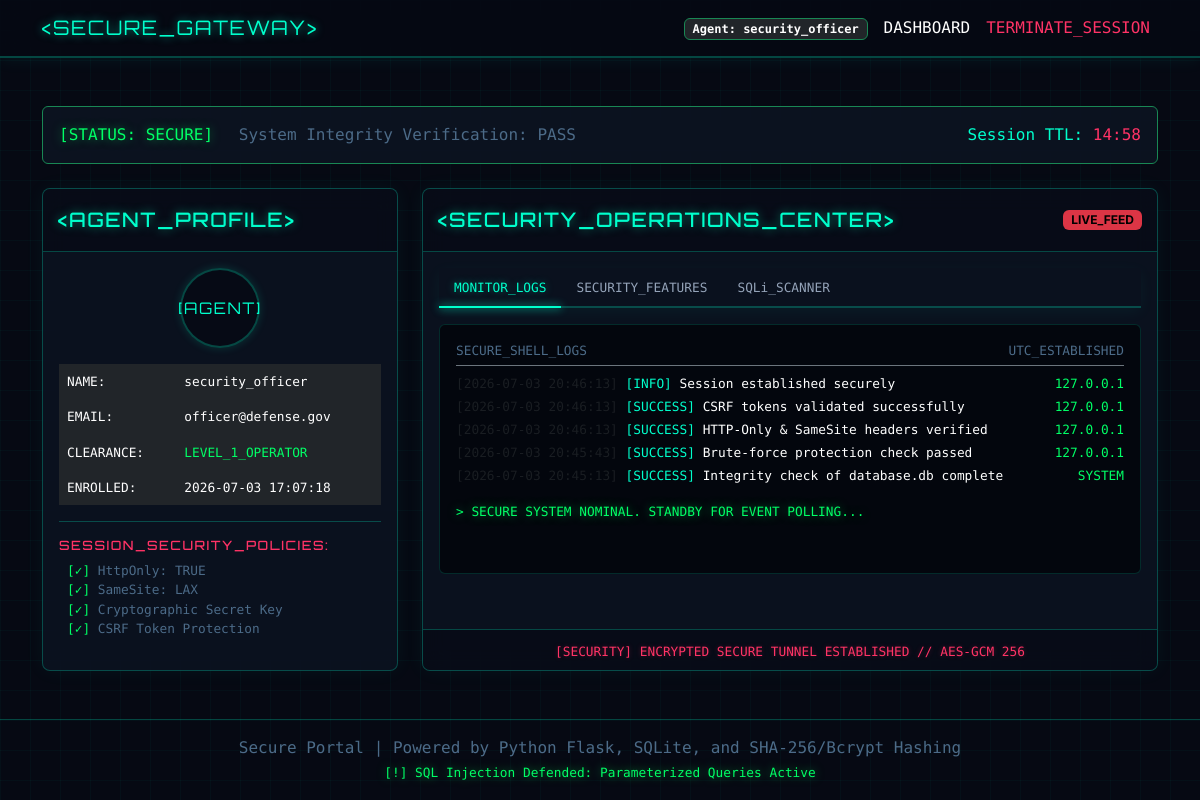
The app's page /dashboard (signed in) with its own data.
### tables this page shows
CREATE TABLE users (
            id INTEGER PRIMARY KEY AUTOINCREMENT,
            username TEXT UNIQUE NOT NULL,
            email TEXT UNIQUE NOT NULL,
            password_hash TEXT NOT NULL,
            created_at TIMESTAMP DEFAULT CURRENT_TIMESTAMP
        );

### Password-Strength-Analyzer/intern project 1/controllers/dashboard_controller.py (the view)
@dashboard_bp.route('/dashboard')
@login_required
def index():
    user_id = session.get('user_id')
    user = UserModel.get_user_by_id(user_id)
    current_time = time.strftime('%Y-%m-%d %H:%M:%S')
    mock_logs = [
        {"timestamp": current_time, "event": "Session established securely", "status": "INFO", "ip": "127.0.0.1"},
        {"timestamp": current_time, "event": "CSRF tokens validated successfully", "status": "SUCCESS", "ip": "127.0.0.1"},
        {"timestamp": current_time, "event": "HTTP-Only & SameSite headers verified", "status": "SUCCESS", "ip": "127.0.0.1"},
        {"timestamp": time.strftime('%Y-%m-%d %H:%M:%S', time.localtime(time.time() - 30)), "event": "Brute-force protection check passed", "status": "SUCCESS", "ip": "127.0.0.1"},
        {"timestamp": time.strftime('%Y-%m-%d %H:%M:%S', time.localtime(time.time() - 60)), "event": "Integrity check of database.db complete", "status": "SUCCESS", "ip": "SYSTEM"}
    ]
    security_stats = {
        "encryption_algorithm": "Bcrypt (Blowfish-based)",
        "session_timeout": "15 min (900 seconds)",
        "sql_injection_status": "PATCHED (Parameterized Queries)",
        "system_status": "NOMINAL (100% SECURE)"
    }
    return render_template(
        'dashboard.html',
        user=user,
        logs=mock_logs,
        stats=security_stats
    )

### Password-Strength-Analyzer/intern project 1/controllers/auth_controller.py (called while the page is built)
def login_required(f):
    @wraps(f)
    def decorated_function(*args, **kwargs):
        if 'user_id' not in session:
            flash("ACCESS DENIED: Authentication required. Please log in.", "danger")
            return redirect(url_for('auth.login'))
        return f(*args, **kwargs)
    return decorated_function

### Password-Strength-Analyzer/intern project 1/models/user_model.py (called while the page is built)
    @staticmethod
    def _get_connection():
        conn = sqlite3.connect(Config.DB_PATH)
        conn.row_factory = sqlite3.Row
        return conn

    @classmethod
    def get_user_by_id(cls, user_id):
        conn = cls._get_connection()
        cursor = conn.cursor()
        query = "SELECT id, username, email, password_hash, created_at FROM users WHERE id = ?"
        cursor.execute(query, (user_id,))
        row = cursor.fetchone()
        conn.close()
        return dict(row) if row else None

### Password-Strength-Analyzer/intern project 1/templates/dashboard.html (shortened to what this page needs)
{% extends "base.html" %}
{% block content %}
<div class="row mb-4 font-mono">
    <div class="col-12">
        <div class="security-banner border border-success p-3 rounded d-flex justify-content-between align-items-center">
            <div>
                <span class="text-glow-green text-bold">[STATUS: SECURE]</span>
                <span class="text-muted-cyan ms-3 font-mono">System Integrity Verification: PASS</span>
            </div>
            <div>
                <span class="text-neon-cyan">Session TTL: </span>
                <span id="session-countdown" class="text-neon-pink">15:00</span>
            </div>
        </div>
    </div>
</div>
<div class="row">
    <div class="col-md-4 mb-4">
        <div class="card card-cyber h-100">
            <div class="card-header-cyber">
                <h5 class="font-orbitron text-glow-cyan my-1">&lt;AGENT_PROFILE&gt;</h5>
            </div>
            <div class="card-body font-mono">
                <div class="d-flex justify-content-center mb-3">
                    <div class="avatar-box">
                        <span class="avatar-icon font-orbitron">[AGENT]</span>
                    </div>
                </div>
                <table class="table table-dark table-borderless text-xs">
                    <tbody>
                        <tr>
                            <td class="text-neon-cyan font-bold">NAME:</td>
                            <td class="text-white">{{ user.username }}</td>
                        </tr>
                        <tr>
                            <td class="text-neon-cyan font-bold">EMAIL:</td>
                            <td class="text-white text-truncate" style="max-width: 150px;">{{ user.email }}</td>
                        </tr>
                        <tr>
                            <td class="text-neon-cyan font-bold">CLEARANCE:</td>
                            <td class="text-success">LEVEL_1_OPERATOR</td>
                        </tr>
                        <tr>
                            <td class="text-neon-cyan font-bold">ENROLLED:</td>
                            <td class="text-white">{{ user.created_at }}</td>
                        </tr>
                    </tbody>
                </table>
                <div class="border-top border-cyber pt-3 mt-3">
                    <h6 class="text-neon-pink mb-2 font-orbitron text-xs">SESSION_SECURITY_POLICIES:</h6>
                    <ul class="list-unstyled text-xs text-muted-cyan ps-2">
                        <li><span class="text-success">[✓]</span> HttpOnly: TRUE</li>
                        <li><span class="text-success">[✓]</span> SameSite: LAX</li>
                        <li><span class="text-success">[✓]</span> Cryptographic Secret Key</li>
                        <li><span class="text-success">[✓]</span> CSRF Token Protection</li>
                    </ul>
                </div>
            </div>
        </div>
    </div>
    <div class="col-md-8 mb-4">
        <div class="card card-cyber h-100">
            <div class="card-header-cyber d-flex justify-content-between align-items-center">
                <h5 class="font-orbitron text-glow-cyan my-1">&lt;SECURITY_OPERATIONS_CENTER&gt;</h5>
                <span class="badge bg-danger text-black fw-bold px-2 py-1">LIVE_FEED</span>
            </div>
            <div class="card-body d-flex flex-column">
                <ul class="nav nav-tabs cyber-tabs border-bottom border-cyber mb-3 font-mono text-xs" id="socTabs" role="tablist">
                    <li class="nav-item" role="presentation">
                        <button class="nav-link active" id="logs-tab" data-bs-toggle="tab" data-bs-target="#logs-panel" type="button" role="tab" aria-controls="logs-panel" aria-selected="true">MONITOR_LOGS</button>
                    </li>
                    <li class="nav-item" role="presentation">
                        <button class="nav-link" id="defense-tab" data-bs-toggle="tab" data-bs-target="#defense-panel" type="button" role="tab" aria-controls="defense-panel" aria-selected="false">SECURITY_FEATURES</button>
                    </li>
                    <li class="nav-item" role="presentation">
                        <button class="nav-link" id="scanner-tab" data-bs-toggle="tab" data-bs-target="#scanner-panel" type="button" role="tab" aria-controls="scanner-panel" aria-selected="false">SQLi_SCANNER</button>
                    </li>
                </ul>
                <div class="tab-content flex-grow-1" id="socTabContent">
                    <div class="tab-pane fade show active h-100" id="logs-panel" role="tabpanel" aria-labelledby="logs-tab">
                        <div class="terminal-box font-mono p-3 rounded mb-3 flex-grow-1">
                            <div class="terminal-header d-flex justify-content-between text-xs text-muted-cyan border-bottom border-secondary pb-1 mb-2">
                                <span>SECURE_SHELL_LOGS</span>
                                <span>UTC_ESTABLISHED</span>
                            </div>
                            <div class="terminal-content text-xs">
                                {% for log in logs %}
                                    <div class="log-line mb-1">
                                        <span class="text-muted">[{{ log.timestamp }}]</span>
                                        <span class="text-neon-cyan font-bold">[{{ log.status }}]</span>
                                        <span class="text-white">{{ log.event }}</span>
                                        <span class="text-success float-end">{{ log.ip }}</span>
                                    </div>
                                {% endfor %}
                                <div class="log-line text-glow-green text-blink mt-3">
                                    &gt; SECURE SYSTEM NOMINAL. STANDBY FOR EVENT POLLING...
                                </div>
                            </div>
                        </div>
                    </div>
                </div>
            </div>
            <div class="card-footer-cyber text-center py-2">
                <span class="security-warning font-mono text-xs text-glow-green">
                    [SECURITY] ENCRYPTED SECURE TUNNEL ESTABLISHED // AES-GCM 256
                </span>
            </div>
        </div>
    </div>
</div>
{% endblock %}

### Password-Strength-Analyzer/intern project 1/templates/base.html (shortened to what this page needs)
<!DOCTYPE html>
<html lang="en">
<head>
    <link href="https://cdn.jsdelivr.net/npm/bootstrap@5.3.0/dist/css/bootstrap.min.css" rel="stylesheet">
    <link rel="stylesheet" href="{{ url_for('static', filename='css/style.css') }}">
</head>
<body>
    <nav class="navbar navbar-expand-lg navbar-dark bg-cyber-nav border-bottom border-cyber">
        <div class="container">
            <a class="navbar-brand" href="{{ url_for('auth.login') }}">
                <span class="text-neon-cyan font-orbitron font-weight-bold">
                    <span class="glow-text">&lt;SECURE_GATEWAY&gt;</span>
                </span>
            </a>
            <div class="collapse navbar-collapse" id="navbarContent">
                <ul class="navbar-nav ms-auto mb-2 mb-lg-0 font-mono">
                    {% if session.get('user_id') %}
                        <li class="nav-item">
                            <span class="nav-link text-success">
                                <span class="badge bg-dark border border-success">Agent: {{ session.get('username') }}</span>
                            </span>
                        </li>
                        <li class="nav-item">
                            <a class="nav-link {% if request.endpoint == 'dashboard.index' %}active text-neon-cyan{% endif %}" href="{{ url_for('dashboard.index') }}">DASHBOARD</a>
                        </li>
                        <li class="nav-item">
                            <a class="nav-link text-neon-pink" href="{{ url_for('auth.logout') }}">TERMINATE_SESSION</a>
                        </li>
                    {% endif %}
                </ul>
            </div>
        </div>
    </nav>
    <main class="container py-4">
        {% block content %}{% endblock %}
    </main>
    <footer class="footer mt-auto py-3 border-top border-cyber font-mono text-center">
        <div class="container">
            <span class="text-muted-cyan">Secure Portal | Powered by Python Flask, SQLite, and SHA-256/Bcrypt Hashing</span>
            <br>
            <span class="text-glow-green text-xs">[!] SQL Injection Defended: Parameterized Queries Active</span>
        </div>
    </footer>
</body>
</html>

### Password-Strength-Analyzer/intern project 1/static/css/style.css (style rules this page uses)
:root { --bg-darker: #060913; --bg-dark: #0b0f19; --bg-card: rgba(13, 20, 35, 0.75); --border-cyan: rgba(0, 255, 204, 0.25); --border-pink: rgba(255, 51, 102, 0.25); --border-green: rgba(0, 255, 102, 0.25); --neon-cyan: #00ffcc; --neon-pink: #ff3366; --neon-green: #00ff66; --text-primary: #f8fafc; --text-secondary: #94a3b8; --text-muted-cyan: #4c6b88; --font-cyber-header: 'Orbitron', sans-serif; --font-cyber-mono: 'Share Tech Mono', monospace; --font-cyber-body: 'Inter', sans-serif; }
body { background-color: var(--bg-darker); color: var(--text-primary); font-family: var(--font-cyber-body); min-height: 100vh; display: flex; flex-direction: column; position: relative; overflow-x: hidden; }
.bg-cyber-nav { background-color: rgba(6, 9, 19, 0.9) !important; backdrop-filter: blur(10px); }
.border-bottom.border-cyber { border-bottom: 2px solid var(--border-cyan) !important; box-shadow: 0 4px 15px rgba(0, 255, 204, 0.05); }
.border-top.border-cyber { border-top: 1px solid var(--border-cyan) !important; }
.font-orbitron { font-family: var(--font-cyber-header); letter-spacing: 1.5px; }
.font-mono { font-family: var(--font-cyber-mono); }
.glow-text { text-shadow: 0 0 8px rgba(0, 255, 204, 0.6); }
.text-glow-cyan { color: var(--neon-cyan); text-shadow: 0 0 10px rgba(0, 255, 204, 0.5); }
.text-glow-green { color: var(--neon-green); text-shadow: 0 0 10px rgba(0, 255, 102, 0.5); }
.text-neon-cyan { color: var(--neon-cyan); }
.text-neon-pink { color: var(--neon-pink); }
.text-muted-cyan { color: var(--text-muted-cyan); }
.text-xs { font-size: 0.8rem; }
.card-cyber { background-color: var(--bg-card); border: 1px solid var(--border-cyan); box-shadow: 0 0 20px rgba(0, 255, 204, 0.05); backdrop-filter: blur(12px); border-radius: 8px; overflow: hidden; transition: all 0.3s ease; }
.card-header-cyber { background-color: rgba(6, 9, 19, 0.6); border-bottom: 1px solid var(--border-cyan); padding: 15px; }
.card-footer-cyber { background-color: rgba(6, 9, 19, 0.6); border-top: 1px solid var(--border-cyan); }
.security-warning { color: var(--neon-pink); text-shadow: 0 0 5px rgba(255, 51, 102, 0.3); }
.nav-link { transition: all 0.3s; }
.text-success { color: var(--neon-green) !important; }
.security-banner { background-color: rgba(13, 20, 35, 0.85); backdrop-filter: blur(10px); }
.avatar-box { width: 80px; height: 80px; border: 2px solid var(--border-cyan); border-radius: 50%; display: flex; align-items: center; justify-content: center; background-color: rgba(6, 9, 19, 0.7); color: var(--neon-cyan); box-shadow: 0 0 10px rgba(0, 255, 204, 0.15); }
.terminal-box { background-color: #03060d; border: 1px solid rgba(0, 255, 204, 0.15); min-height: 250px; max-height: 350px; overflow-y: auto; position: relative; }
.cyber-tabs { border-color: rgba(0, 255, 204, 0.15) !important; }
.cyber-tabs .nav-link { color: var(--text-secondary); background-color: transparent !important; border: none; padding: 10px 15px; position: relative; transition: all 0.3s; }
.cyber-tabs .nav-link::after { content: ''; position: absolute; bottom: -1px; left: 0; width: 100%; height: 2px; background-color: transparent; transition: all 0.3s; }
.cyber-tabs .nav-link.active { color: var(--neon-cyan) !important; text-shadow: 0 0 8px rgba(0, 255, 204, 0.4); }
.cyber-tabs .nav-link.active::after { background-color: var(--neon-cyan); box-shadow: 0 0 8px var(--neon-cyan); }
.text-blink { animation: blinker 1.5s linear infinite; }

### records on screen
users: get "security_officer", username "security_officer", email "officer@defense.gov", created_at "2026-07-03 17:07:18"

### other values on screen
{{ log.timestamp }} "2026-07-03 20:46:13" "2026-07-03 20:46:13" "2026-07-03 20:46:13" "2026-07-03 20:45:43" "2026-07-03 20:45:13"
{{ log.status }} "INFO" "SUCCESS" "SUCCESS" "SUCCESS" "SUCCESS"
{{ log.event }} "Session established securely" "CSRF tokens validated successfully" "HTTP-Only & SameSite headers verified" "Brute-force protection check passed" "Integrity check of database.db complete"
{{ log.ip }} "127.0.0.1" "127.0.0.1" "127.0.0.1" "127.0.0.1" "SYSTEM"
